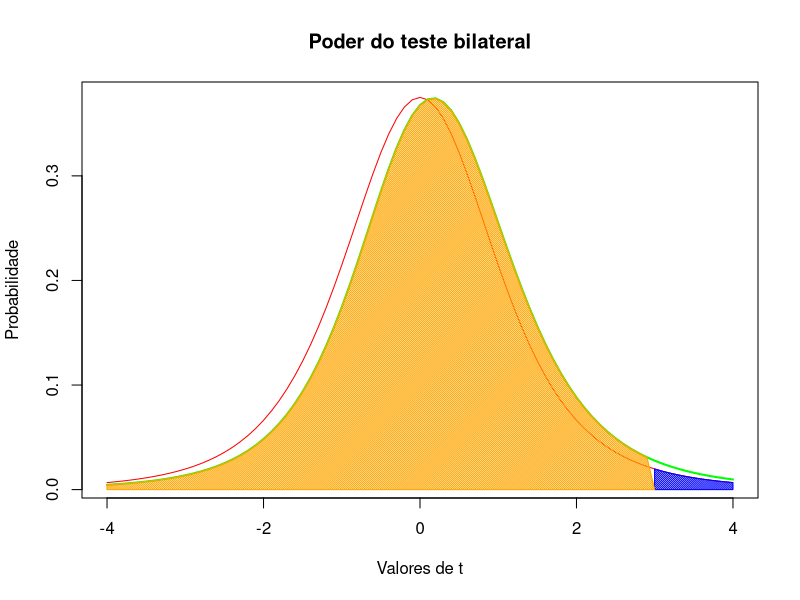

Reproduce this figure in R.
amostra = c(14.4,12.9,7,13.7,13.5)

#Cálculos
n <- length(amostra)
s <- sd(amostra)
t <- mean(amostra)

mu <- 12
d <- t - mu
alpha <- 0.02

z <- (d) / (s/sqrt(n- 1))
t <- qt(1-alpha,n-1) #bilateral ou unilateral => alpha/2

#Distribuicao Padrao t-Student(n-1)
x1 <- seq(-4,4,by=.1) #eixo dos quantis
y1 <- dt(x1, n-1) #eixo das distribuições

plot(x1,y1,
     type="l", 
     xlab="Valores de t", 
     ylab="Probabilidade", 
     main="Poder do teste bilateral",
     col="red"
)

#Distribuição da amostra
lines(x1, dt(x1, z, df=n-1),
      lwd=2,
      col='green')

#Graficando erro do tipo 1 (alpha)
polygon(c(t, seq(t, 4,by=.1) ,4), 
        c(0, dt(seq(t,4,by=.1), n-1),0),
        density=70,
        col = "blue")

#Graficando erro do tipo 2 (beta)
polygon(c(-4, seq(-4, t,by=.1), t),
        c(0, dt(seq(-4, t,by=.1), n-1, z), 0),
        density=70, col = "orange")

#Cálculo do Poder
beta <- pt(t, n-1, d*sqrt(n)/s)
poder = 1-beta
poder

#Função verificação (nativa do R)
power.t.test(n = 5,
             delta = d,
             sd = s,
             sig.level = alpha,
             type = "one.sample",
             alternative = "one.sided")